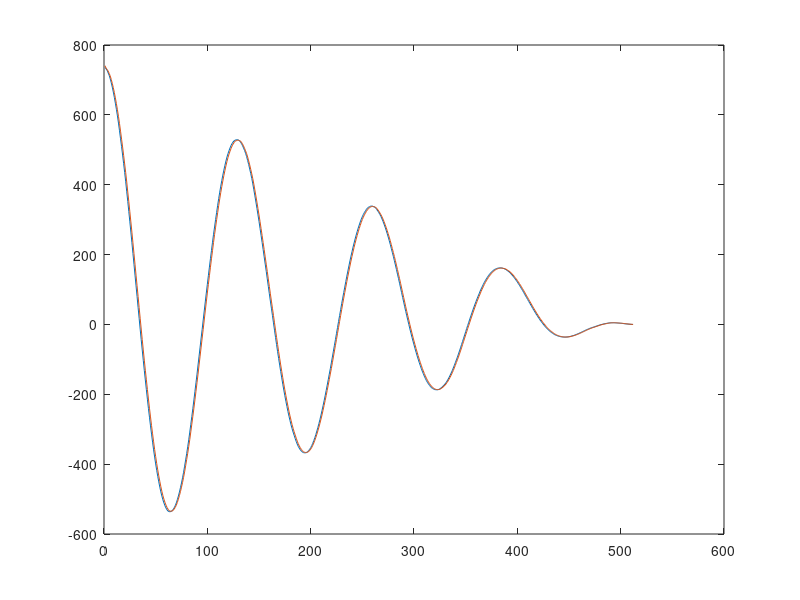

MATLAB code for this plot:
sum_gcc = [74074, 73353, 72967, 72529, 71846, 71138, 70150, 69034, 67784, 66395, 64842, 63195, 61440, 59564, 57519, 55329, 53034, 50792, 48389, 45930, 43440, 40760, 37897, 35164, 32255, 29343, 26398, 23353, 20284, 17237, 14100, 11047, 8002, 4842, 1771, -1320, -4351, -7294, -10227, -13103, -15861, -18628, -21342, -23983, -26479, -28960, -31310, -33593, -35821, -37859, -39833, -41640, -43349, -44938, -46437, -47796, -49015, -50061, -50962, -51766, -52429, -52938, -53290, -53444, -53495, -53404, -53164, -52815, -52320, -51709, -50934, -49983, -48975, -47853, -46560, -45259, -43790, -42216, -40477, -38688, -36902, -34952, -32955, -30746, -28517, -26262, -23957, -21574, -19125, -16684, -14215, -11586, -9053, -6474, -3882, -1377, 1268, 3863, 6448, 8986, 11474, 13935, 16384, 18793, 21097, 23482, 25750, 27846, 29993, 32007, 34046, 35954, 37776, 39483, 41092, 42635, 44044, 45419, 46649, 47793, 48771, 49629, 50424, 51136, 51694, 52112, 52452, 52619, 52709, 52761, 52653, 52483, 52136, 51662, 51097, 50414, 49693, 48900, 47932, 46817, 45668, 44395, 43097, 41713, 40143, 38469, 36740, 34989, 33159, 31320, 29436, 27455, 25483, 23449, 21417, 19319, 17247, 15187, 13014, 10899, 8757, 6689, 4650, 2586, 461, -1632, -3711, -5754, -7773, -9698, -11597, -13442, -15251, -17049, -18727, -20347, -21916, -23396, -24847, -26193, -27449, -28659, -29744, -30739, -31646, -32561, -33413, -34169, -34828, -35328, -35810, -36157, -36431, -36611, -36649, -36679, -36561, -36356, -36055, -35695, -35231, -34628, -33947, -33188, -32354, -31435, -30427, -29394, -28281, -27084, -25876, -24538, -23197, -21804, -20366, -18863, -17350, -15784, -14193, -12642, -10970, -9308, -7607, -5940, -4269, -2532, -840, 868, 2555, 4207, 5918, 7530, 9121, 10679, 12273, 13795, 15253, 16723, 18154, 19488, 20774, 22077, 23238, 24400, 25480, 26505, 27486, 28389, 29273, 30054, 30749, 31385, 31923, 32405, 32841, 33218, 33448, 33628, 33767, 33814, 33724, 33612, 33480, 33189, 32804, 32388, 31907, 31405, 30842, 30146, 29437, 28641, 27804, 26923, 25976, 25004, 23971, 22886, 21734, 20598, 19461, 18229, 16970, 15702, 14377, 13125, 11789, 10442, 9080, 7731, 6406, 5044, 3735, 2466, 1231, -33, -1266, -2448, -3642, -4747, -5817, -6898, -7941, -8942, -9891, -10825, -11675, -12550, -13330, -14050, -14760, -15398, -16001, -16505, -16963, -17363, -17725, -18036, -18265, -18460, -18592, -18636, -18674, -18636, -18549, -18399, -18158, -17967, -17648, -17364, -17024, -16602, -16160, -15649, -15089, -14481, -13850, -13186, -12450, -11695, -10906, -10110, -9326, -8451, -7580, -6700, -5745, -4841, -3928, -2997, -2099, -1127, -262, 633, 1556, 2414, 3292, 4151, 4966, 5785, 6562, 7331, 8047, 8758, 9509, 10160, 10770, 11405, 11980, 12507, 13002, 13449, 13896, 14272, 14634, 14953, 15218, 15479, 15686, 15836, 15959, 16050, 16098, 16143, 16138, 16086, 16013, 15938, 15816, 15651, 15433, 15247, 15016, 14749, 14419, 14102, 13750, 13370, 12977, 12576, 12149, 11671, 11233, 10724, 10241, 9746, 9238, 8719, 8162, 7662, 7128, 6609, 6109, 5566, 5051, 4551, 4046, 3567, 3072, 2613, 2162, 1715, 1278, 890, 495, 124, -253, -607, -928, -1236, -1511, -1791, -2040, -2264, -2481, -2686, -2875, -3030, -3153, -3272, -3358, -3449, -3504, -3557, -3588, -3609, -3613, -3592, -3587, -3545, -3504, -3442, -3351, -3277, -3193, -3100, -2989, -2868, -2760, -2624, -2492, -2351, -2216, -2071, -1929, -1793, -1641, -1516, -1394, -1263, -1130, -1027, -915, -825, -728, -627, -531, -421, -330, -227, -126, -46, 26, 103, 160, 226, 284, 339, 384, 433, 465, 476, 475, 489, 472, 456, 431, 403, 384, 349, 332, 307, 270, 233, 187, 163, 128, 94, 75, 45, 25, 4,];

y = [127, 123, 123, 120, 122, 118, 118, 118, 113, 113, 113, ...
		113, 113, 109, 108, 107, 104, 104, 103, 105, 101, 102, 104, 107, 103, ...
		104, 104, 101, 102, 103, 100, 101, 103, 103, 102, 103, 100, 99, 96, 96, ...
		98, 99, 100, 102, 99, 101, 103, 104, 106, 107, 105, 107, 109, 110, 108, ...
		111, 114, 110, 113, 115, 118, 120, 122, 120, 121, 124, 126, 124, 127, ...
		129, 127, 129, 134, 132, 135, 137, 132, 136, 137, 138, 140, 139, 141, ...
		141, 141, 145, 141, 144, 145, 146, 145, 144, 144, 146, 142, 147, 145, ...
		144, 146, 142, 147, 143, 143, 144, 140, 140, 142, 142, 137, 137, 138, ...
		136, 137, 133, 133, 132, 133, 132, 127, 128, 128, 127, 123, 122, 123, ...
		123, 117, 118, 119, 115, 116, 116, 111, 111, 110, 110, 109, 105, 106, ...
		106, 105, 105, 101, 103, 102, 101, 98, 98, 100, 100, 95, 96, 97, 96, 98, ...
		98, 99, 95, 96, 97, 98, 102, 100, 102, 103, 102, 107, 104, 106, 109, ...
		104, 107, 113, 110, 113, 113, 112, 115, 116, 115, 111, 116, 117, 122, ...
		123, 125, 127, 124, 128, 130, 129, 131, 133, 135, 133, 135, 138, 139, ...
		142, 140, 137, 138, 142, 147, 146, 148, 152, 147, 155, 152, 154, 156, ...
		158, 158, 156, 158, 156, 159, 160, 161, 152, 148, 151, 151, 147, 148, ...
		148, 149, 148, 148, 144, 144, 145, 141, 141, 142, 140, 141, 137, 137, ...
		138, 137, 133, 136, 133, 133, 132, 131, 127, 126, 127, 122, 123, 122, ...
		121, 121, 117, 120, 117, 115, 115, 111, 111, 111, 110, 108, 109, 105, ...
		106, 105, 101, 102, 101, 102, 102, 102, 98, 99, 99, 96, 96, 97, 98, 99, ...
		98, 96, 97, 99, 95, 96, 98, 99, 100, 97, 99, 96, 102, 102, 100, 102, ...
		101, 101, 103, 105, 106, 108, 105, 107, 110, 111, 113, 114, 112, 115, ...
		117, 119, 120, 123, 120, 122, 124, 123, 126, 130, 127, 131, 133, 130, ...
		136, 133, 135, 137, 135, 137, 138, 139, 141, 143, 140, 141, 143, 145, ...
		145, 146, 143, 149, 152, 154, 153, 157, 158, 159, 155, 153, 158, 157, ...
		153, 155, 155, 151, 151, 152, 152, 148, 141, 142, 145, 145, 145, 145, ...
		140, 142, 140, 136, 138, 139, 134, 134, 129, 129, 129, 127, 126, 127, ...
		122, 115, 118, 119, 118, 118, 118, 114, 113, 113, 112, 112, 107, 108, ...
		108, 108, 108, 107, 107, 103, 101, 94, 99, 97, 93, 94, 95, 94, 91, 94, ...
		91, 93, 93, 90, 91, 92, 92, 95, 91, 94, 95, 96, 96, 95, 100, 98, 100, ...
		97, 99, 100, 103, 103, 106, 103, 106, 107, 110, 112, 114, 111, 114, 115, ...
		118, 120, 117, 120, 118, 121, 125, 124, 126, 128, 129, 131, 129, 132, ...
		132, 135, 132, 133, 136, 136, 139, 140, 141, 139, 140, 141, 142, 143, ...
		143, 140, 142, 142, 142, 139, 140, 142, 141, 138, 139, 139, 138, 140, ...
		136, 140, 136, 136, 137, 136, 136, 136, 132, 131, 132, 131, 131, 125, ...
		126, 125, 124, 124, 119, 120, 120, 119, 117, 117];

x = 1:1:length(y);

function retval = acorsum (y)
  asum = 1:1:length(y);
  i = 1.0;
  while i <= length(y)
    k = 1.0;
    s = 0;
    while k <= (length(y) - i)
      s = s + (y(k)-128)*(y(k+i)-128)/256;
      k = k + 1;
    endwhile;
    asum(i) = s;
    
    i = i + 1;
  endwhile;
 
  retval = asum;
endfunction

result = acorsum(y);

plot (x, result(x), sum_gcc(x)/100);

